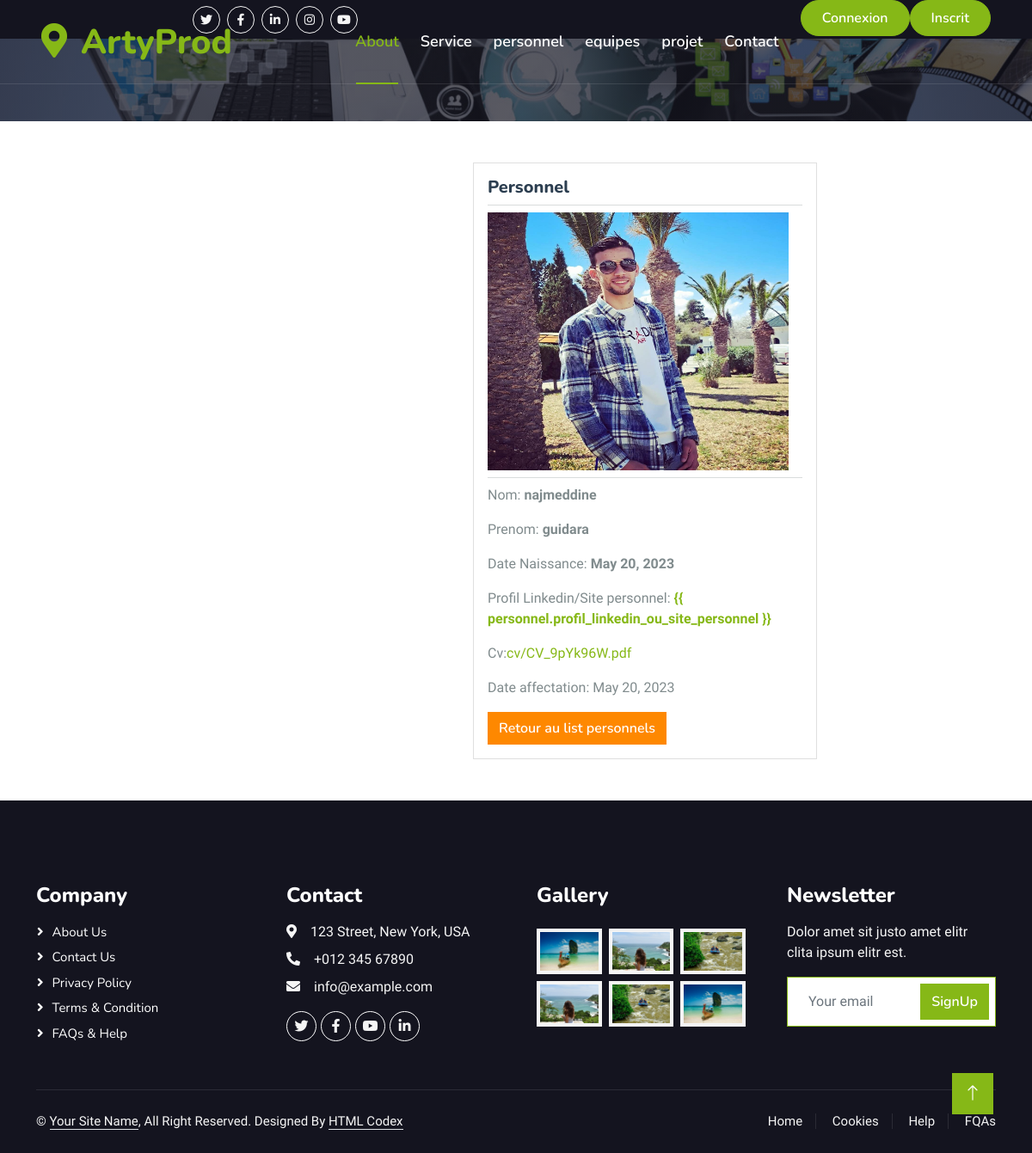
Page /ArtyProd/Personnel/4/ on the committed database.
### ArtyProd/models.py (models this page shows, shortened)
class Personnel(models.Model):
    nom = models.CharField(max_length=100)
    prenom = models.CharField(max_length=100, default='')
    date_naissance = models.DateField(default=datetime.date.today)
    photo = models.ImageField(upload_to='photosProfil/', blank=True, null=True)
    cv = models.FileField(upload_to='cv/', blank=True, null=True)
    date_affectation = models.DateField(null=True, default=datetime.date.today)
    profil_linkedin_ou_site_personnel = models.URLField(blank=True)

### ArtyProd/views.py (the view)
# urls.py: path('Personnel/<int:prs_id>/', views.detail_personnel, name='detail_personnel'),
def detail_personnel(request, prs_id):
    personnel = get_object_or_404(Personnel, id=prs_id)
    context = {'personnel': personnel}
    return render(request, 'personnels/detail_prs.html', context)

### ArtyProd/templates/personnels/detail_prs.html (shortened to what this page needs)
{% extends 'navbar.html' %}
{% block content %}
<div class="card" style="width: 400px;margin: 10px; margin-left: 550px;">
  <div class="card-body">
    <h5 class="card-title">Personnel</h5>
    <hr class="dropdown-divider">
    <img src="{{ personnel.photo.url }}" alt="{{ personnel.nom }}" style="width: 350px; height: 300px;">
    <hr class="dropdown-divider">
    <p class="card-text">Nom: <b>{{personnel.nom}}</b></p>
    <p class="card-text">Prenom: <b>{{personnel.prenom}}</b></p>
    <p class="card-text">Date Naissance: <b>{{personnel.date_naissance}}</b></p>
    <p class="card-text"> Profil Linkedin/Site personnel:
      <b><a href="{{ personnel.profil_linkedin_ou_site_personnel }}">{{ personnel.profil_linkedin_ou_site_personnel
          }}</a></b>
    </p>
    <p class="card-text">Cv:<a href="{{ personnel.cv.url }}">{{ personnel.cv.name }}</a></p>
    <p class="card-text">Date affectation: {{personnel.date_affectation}}</p>
    <a href="{% url 'TtPersonnel' %}" class="btn btn-secondary">Retour au list personnels</a>
  </div>
</div>
{% endblock %}

### ArtyProd/static/css/style.css (style rules this page uses)
:root { --primary: #86B817; --secondary: #FE8800; --light: #F5F5F5; --dark: #14141F; }
.btn { font-family: 'Nunito', sans-serif; font-weight: 600; transition: .5s; justify-content: center; align-items: center; }
.btn.btn-primary, .btn.btn-secondary { color: #FFFFFF; }

### rows in the picture
Personnel: photo (picture), nom "najmeddine", prenom "guidara", date_naissance "May 20, 2023", cv.name "cv/CV_9pYk96W.pdf", date_affectation "May 20, 2023"
